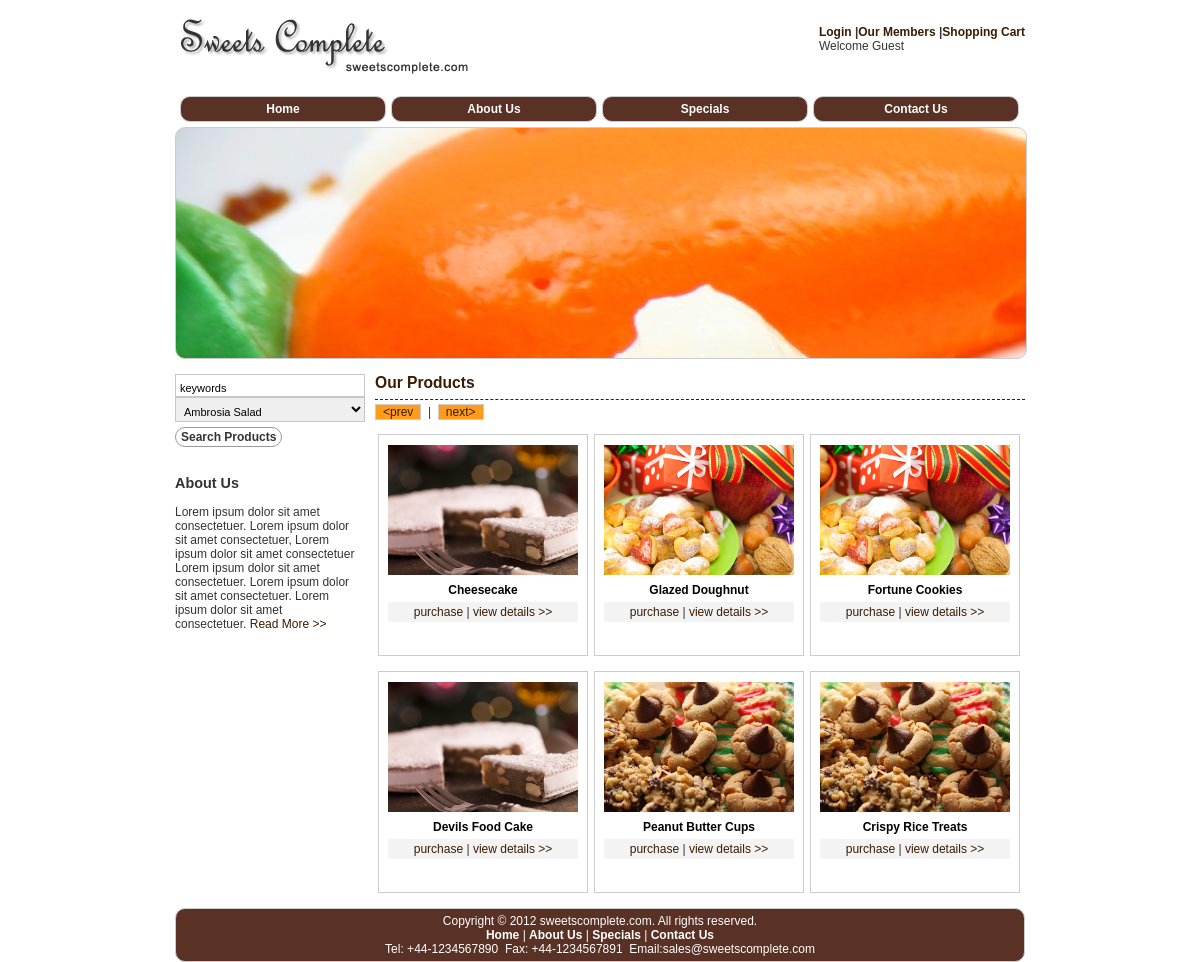
Screenshot of /products.php?page=1 with the database file from the repository.
### tables this page shows
CREATE TABLE IF NOT EXISTS `products` (
  `product_id` int(8) unsigned zerofill NOT NULL AUTO_INCREMENT,
  `sku` char(16) DEFAULT NULL,
  `title` varchar(128) NOT NULL,
  `description` varchar(4096) DEFAULT NULL,
  `price` decimal(6,2) NOT NULL,
  `special` int(1) NOT NULL DEFAULT '0' COMMENT '1 = on special; 0 = normal',
  `link` varchar(128) DEFAULT NULL,
  PRIMARY KEY (`product_id`),
  KEY `title` (`title`)
);

### Model/Products.php (called while the page is built, shortened)
<?php
class Products
{
    public $user = 'sweetscomplete';
    public $dbname = 'sweetscomplete';
    public $pass = '04velozm';
    public $host = 'localhost';
    public $pdo = '';
    public $testMode = TRUE;
	public function __construct()
	{
        $this->dsn = sprintf('mysql:dbname=%s;host=%s', $this->dbname, $this->host);
        if ($this->testMode){
            $this->pdo = new PDO($this->dsn, $this->user, $this->pass,
                  array(PDO::ATTR_ERRMODE => PDO::ERRMODE_WARNING));
        } else{
            $this->pdo = new PDO($this->dsn, $this->user, $this->pass);
        }
        $sql = 'SELECT * FROM `products`';
        $stmt = $this->pdo->prepare($sql);
        $stmt->execute();
	}
}

### View/View.php (the view, shortened to what this page needs)
<?php
class View
{
	public function displayProducts($page, $linesPerPage, $maxProducts, $products)
	{
		$offset = $page * $linesPerPage;
		$output = '';
		for($x = 0; $x < $linesPerPage; $x++) {
			$output .= '<li>';
			$output .= '<div class="image">';
			$output .= '<a href="detail.html">';
			$output .= '<img src="images/'
					 . $products[$x + $offset]['link']
					 . '.scale_20.JPG" alt="'
					 . $products[$x + $offset]['title']
					 . '" width="190" height="130"/>';
			$output .= '</a>';
			$output .= '</div>';
			$output .= '<div class="detail">';
			$output .= '<p class="name"><a href="detail.html">'
					 . $products[$x + $offset]['title']
					 . '</a></p>';
			$output .= '<p class="view"><a href="detail.html">purchase</a> | <a href="detail.html">view details >></a></p>';
			$output .= '</div>';
			$output .= '</li>';
		}
		return $output;
	}
}

### css/layout.css (style rules this page uses)
body { font-family: Arial, Verdana, Helvetica, sans-serif; font-size:12px; color:#333333; margin:0; padding:0; background:#FFFFFF; font-size-adjust:none; font-stretch:normal; font-variant:normal; text-align:center; }

### css/styles.css (style rules this page uses)
p, ul, form, h1, h2, h3, li { margin:0; padding:0; }
ul li { list-style:none; }
a { text-decoration:none; color:#3B1C00; }
img { border:0; }

### css/mystyle.css (style rules this page uses)
.product-list li { float:left; width:190px; height:200px; margin:15px 3px 0px 3px; text-align:center; overflow:hidden; border:1px solid #CCC; padding:10px 9px; }
.product-list .name { padding-top:5px; }
.product-list .name a { color:#000000; font-weight:bold; }
.product-list .view { clear:both; margin:5px 0; }
.product-list .view a { padding:1px 0px; text-decoration:none; }
.view { background:#f3f3f3; padding:3px 0px; }

### rows the page displays
products: link (picture), title "Cheesecake"
products: link (picture), title "Glazed Doughnut"
products: link (picture), title "Fortune Cookies"
products: link (picture), title "Devils Food Cake"
products: link (picture), title "Peanut Butter Cups"
products: link (picture), title "Crispy Rice Treats"

### other values shown
form field title "Ambrosia Salad"
